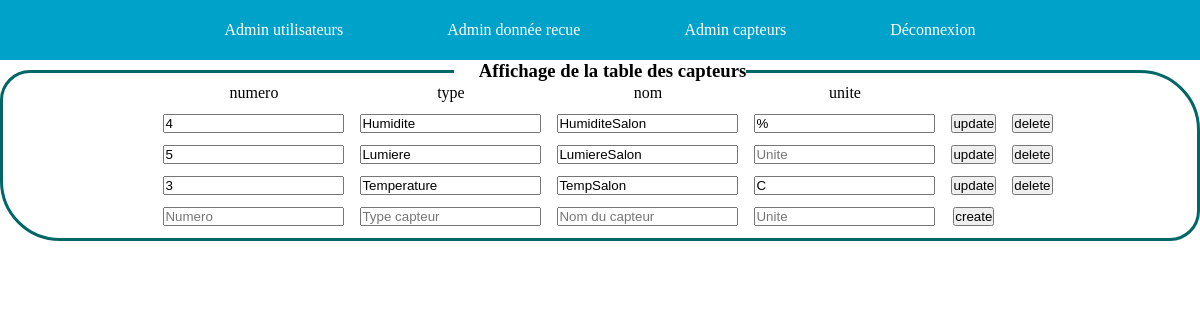
/Vue/form_admin_capteurs.php, run on the app's committed database.
### tables this page shows
CREATE TABLE IF NOT EXISTS `capteur` (
  `id` int(11) NOT NULL,
  `type` varchar(255) NOT NULL,
  `nom` varchar(255) NOT NULL,
  `numero` int(11) NOT NULL,
  `unite` varchar(255) NOT NULL,
  `date_installation` date NOT NULL,
  `tps_actualisation` int(11) NOT NULL,
  `debit` int(11) NOT NULL,
  `etat` tinyint(1) NOT NULL,
  `seuil_critique` int(11) NOT NULL,
  `fonction` int(11) NOT NULL,
  `mode` varchar(256) NOT NULL,
  `id_fonction` int(11) NOT NULL,
  `id_piece` int(11) NOT NULL
);

### Controleur/CapteurManager.php (called while the page is built, shortened)
<?php
class CapteurManager
{
	private $_db;
	public function getList()
	{
		$capteurs = [];
    	$q = $this->_db->prepare('SELECT id,type,nom,numero,unite FROM capteur');
    	$q->execute();
    	while ($donnees = $q->fetch(PDO::FETCH_ASSOC))
    	{
      		$capteurs[] = new Capteur($donnees);
    	}
    	return $capteurs;
	}
	public function setDb(PDO $db)
	{
		$this->_db=$db;
	}
}
?>

### Controleur/Capteur.php (called while the page is built, shortened)
<?php
class Capteur
{
	private $_type;
	private $_nom;
	private $_numero;
	private $_unite;
	public function hydrate(array $donnees)
	{
		foreach ($donnees as $key => $value) {
 			$method = 'set'.ucfirst($key);
		}
	}
	public function type() { return $this->_type; }
	public function nom() { return $this->_nom; }
	public function numero() { return $this->_numero; }
	public function unite() { return $this->_unite; }
	public function setId($id)
	{
		$id= (int)$id;
	}
	public function setType($param)
	{
		if (is_string($param))
		{
			$this->_type= $param;
		}
	}
	public function setNom($param)
	{
		if (is_string($param))
		{
			$this->_nom= $param;
		}
	}
	public function setNumero($param)
	{
		if (is_string($param))
		{
			$this->_numero= $param;
		}
	}
		public function setUnite($param)
	{
		if (is_string($param))
		{
			$this->_unite= $param;
		}
	}
}
?>

### Vue/form_admin_capteurs.php (the view, shortened to what this page needs)
<?php
include "../controleur/Capteur.php";
include "../controleur/CapteurManager.php";
include "../controleur/connectionbase.php";
include "header_back_office.php";
?>
<!DOCTYPE html>
<html>
  <head>
    <link rel="stylesheet" href="../style/app.css">
  </head>
  <body>
<fieldset>
<legend align="center"><h3>Affichage de la table des capteurs</h3></legend>
<table>
	<tr>
		<td></td><td>numero</td><td>type</td><td>nom</td><td>unite</td>
	</tr>
    <?php
        try {
            $myBdManager = new CapteurManager($bdd);
            $bdd_users = [];
            $bdd_users = $myBdManager->getList();
        }
        catch(Exception $e)
        {
            die('erreur:'.$e->getMessage());
        }
        for($i=0; $i<count($bdd_users); $i=$i+1)
        {
            ?>
            <tr>
                <form method="post" action="">
                    <td> <input type="hidden" name="id" placeholder="" value="<?php echo $bdd_users[$i]->id(); ?>"/></td>
                    <td> <input type="text" name="numero" placeholder="numero" value="<?php echo $bdd_users[$i]->numero(); ?>"/> </td>
                    <td> <input type="text" name="type" placeholder="type capteur" value="<?php echo $bdd_users[$i]->type(); ?>"/> </td>
                    <td> <input type="text" name="nom" placeholder="Nom du capteur" value="<?php echo $bdd_users[$i]->nom(); ?>"/></td>
                    <td> <input type="text" name="unite" placeholder="Unite" value="<?php echo $bdd_users[$i]->unite(); ?>"/></td>
                    <td> <input type="submit" name="button_update" class="btn" value ="update"> </td>
                    <td> <input type="submit" name="button_delete" class="btn" value ="delete"> </td>
                </form>
            </tr>
            <?php
        }
    ?>
    <tr>
    	<form method="post" action="">
            <td> <input type="hidden" name="type" placeholder="--" value="" readonly/> </td>
            <td> <input type="text" name="numero" placeholder="Numero" value=""/> </td>
    		<td> <input type="text" name="type" placeholder="Type capteur" value=""/> </td>
    		<td> <input type="text" name="nom" placeholder="Nom du capteur" value=""/></td>
            <td> <input type="text" name="unite" placeholder="Unite" value=""/></td>
    		<td> <input type="submit" name="button_create" class="btn" value ="create"> </td>
    	</form>
   </tr>
</table>
</fieldset>
</body>
</html>

### style/header.css (style rules this page uses)
html { height:100%; }
body { min-height:100%;margin:0;padding:0;position:relative; }
body { color:#000000;background:#FFF; text-align:center }

### style/app.css (style rules this page uses)
table { margin: auto; }
td { text-align: center; padding-left: 7px; padding-right: 7px; padding-bottom: 10px; border-radius: 30px; }
h3 { margin-left: 25px; }
fieldset { border: 3px solid #066; border-top-left-radius: 30px; border-top-right-radius: 60px; border-bottom-right-radius: 30px; border-bottom-left-radius: 60px; }
* { margin:0;padding:0; -webkit-box-sizing: border-box; -moz-box-sizing: border-box; box-sizing: border-box; }

### data on the page
capteur: numero "4", type "Humidite", nom "HumiditeSalon", unite "%"
capteur: numero "5", type "Lumiere", nom "LumiereSalon"
capteur: numero "3", type "Temperature", nom "TempSalon", unite "C"
